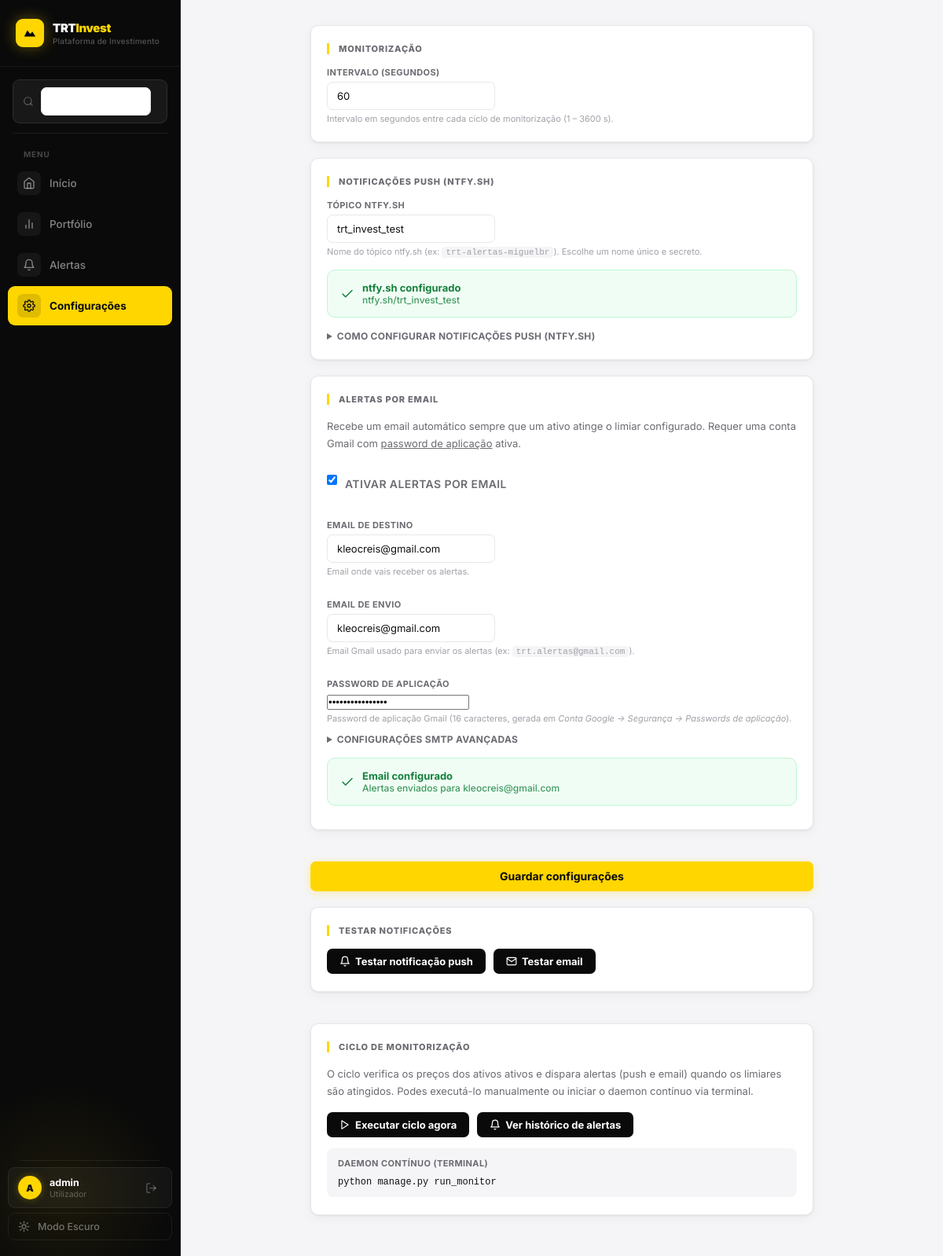
Page /settings/ (signed in) on the earlier database version.
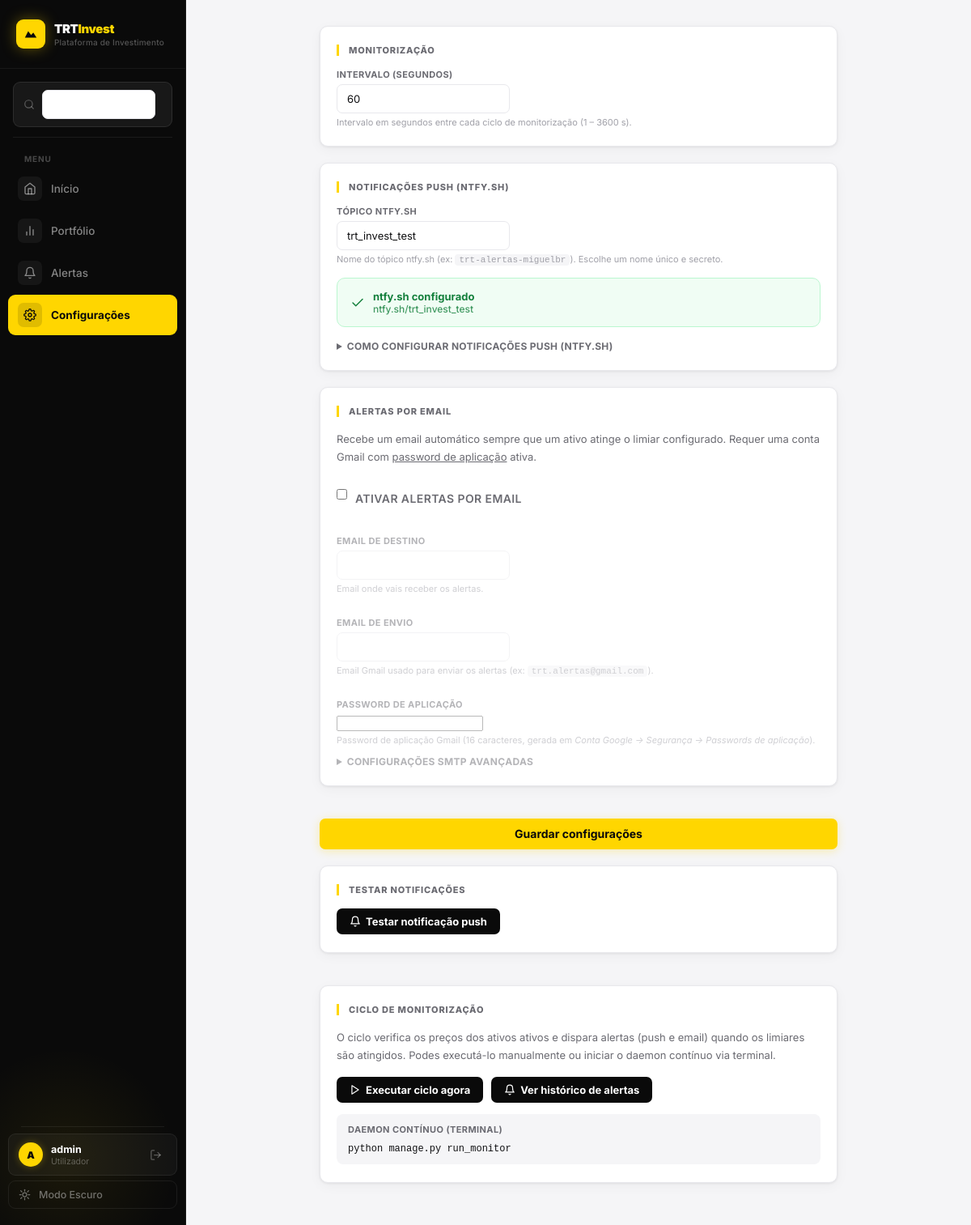
Same page on the later database version.
### monitor/models.py (models this page shows, shortened)
class UserSettings(models.Model):
    monitoring_interval = models.PositiveIntegerField(default=60)
    ntfy_topic          = models.CharField(max_length=200, blank=True)
    email_enabled       = models.BooleanField(default=False)
    email_address       = models.EmailField(max_length=254, blank=True)
    smtp_host           = models.CharField(max_length=200, default='smtp.gmail.com')
    smtp_port           = models.PositiveIntegerField(default=587)
    smtp_user           = models.EmailField(max_length=254, blank=True)
    smtp_password       = models.CharField(max_length=200, blank=True)

### monitor/views.py (the view)
# urls.py: path('settings/',                  views.settings_view, name='settings'),
@login_required
def settings_view(request):
    s = UserSettings.objects.first() or UserSettings.objects.create()
    if request.method == 'POST':
        form = SettingsForm(request.POST, instance=s)
        if form.is_valid():
            form.save()
            messages.success(request, "Configurações guardadas!")
            return redirect('settings')
        else:
            for error in form.errors.values():
                messages.error(request, error.as_text())
    else:
        form = SettingsForm(instance=s)
    return render(request, 'monitor/settings.html', {'form': form, 'settings': s})

### monitor/forms.py (shortened to what this page needs)
class SettingsForm(forms.ModelForm):
    smtp_password = forms.CharField(
        label='Password de aplicação',
        required=False,
        widget=forms.PasswordInput(render_value=True, attrs={'autocomplete': 'current-password'}),
    )
    class Meta:
        model  = UserSettings
        fields = [
            'monitoring_interval', 'ntfy_topic',
            'email_enabled', 'email_address',
            'smtp_host', 'smtp_port', 'smtp_user', 'smtp_password',
        ]
        labels = {
            'monitoring_interval': 'Intervalo (segundos)',
            'ntfy_topic':          'Tópico ntfy.sh',
            'email_enabled':       'Ativar alertas por email',
            'email_address':       'Email de destino',
            'smtp_host':           'Servidor SMTP',
            'smtp_port':           'Porta SMTP',
            'smtp_user':           'Email de envio',
        }

### monitor/templates/monitor/settings.html (shortened to what this page needs)
{% extends 'monitor/base.html' %}
{% block content %}
<div style="max-width:640px;margin:0 auto;display:flex;flex-direction:column;gap:20px;">
    <form method="post" id="settings-form">
    <div class="card">
        <div class="section-title">Monitorização</div>
        <label for="{{ form.monitoring_interval.id_for_label }}">{{ form.monitoring_interval.label }}</label>
        {{ form.monitoring_interval }}
        <div class="hint">Intervalo em segundos entre cada ciclo de monitorização (1 – 3600 s).</div>
    </div>
    <div class="card">
        <div class="section-title">Notificações Push (ntfy.sh)</div>
        <label for="{{ form.ntfy_topic.id_for_label }}">{{ form.ntfy_topic.label }}</label>
        {{ form.ntfy_topic }}
        <div class="hint">Nome do tópico ntfy.sh (ex: <code style="background:var(--bg);padding:1px 5px;border-radius:4px;font-size:11px;">trt-alertas-miguelbr</code>). Escolhe um nome único e secreto.</div>
        {% if settings.ntfy_topic %}
        <div class="msg-success" style="display:flex;align-items:center;gap:10px;padding:14px 16px;border-radius:10px;margin-top:16px;margin-bottom:8px;">
            <svg width="18" height="18" viewBox="0 0 24 24" fill="none" stroke="currentColor" stroke-width="2" stroke-linecap="round" stroke-linejoin="round"><polyline points="20 6 9 17 4 12"/></svg>
            <div>
                <div style="font-size:13px;font-weight:700;">ntfy.sh configurado</div>
                <div style="font-size:12px;opacity:.8;">ntfy.sh/{{ settings.ntfy_topic }}</div>
            </div>
        </div>
        {% endif %}
        <details style="margin-top:16px;">
            <summary style="font-size:12px;font-weight:700;color:var(--muted);cursor:pointer;user-select:none;letter-spacing:.3px;text-transform:uppercase;">
                Como configurar notificações push (ntfy.sh)
            </summary>
        </details>
    </div>
    <div class="card">
        <div class="section-title">Alertas por Email</div>
        <p style="font-size:13px;color:var(--muted);line-height:1.7;margin-bottom:16px;">
            Recebe um email automático sempre que um ativo atinge o limiar configurado. Requer uma conta Gmail com
            <a href="https://myaccount.google.com/apppasswords" target="_blank" style="color:var(--accent);">password de aplicação</a> ativa.
        </p>
        <div style="display:flex;align-items:center;gap:10px;margin-bottom:16px;">
            {{ form.email_enabled }}
            <label for="{{ form.email_enabled.id_for_label }}" style="font-size:14px;font-weight:600;cursor:pointer;">{{ form.email_enabled.label }}</label>
        </div>
        <div id="email-fields" style="display:flex;flex-direction:column;gap:12px;{% if not settings.email_enabled %}opacity:.5;pointer-events:none;{% endif %}">
            <div>
                <label for="{{ form.email_address.id_for_label }}">{{ form.email_address.label }}</label>
                {{ form.email_address }}
                <div class="hint">Email onde vais receber os alertas.</div>
            </div>
            <div>
                <label for="{{ form.smtp_user.id_for_label }}">{{ form.smtp_user.label }}</label>
                {{ form.smtp_user }}
                <div class="hint">Email Gmail usado para enviar os alertas (ex: <code style="background:var(--bg);padding:1px 5px;border-radius:4px;font-size:11px;">trt.alertas@gmail.com</code>).</div>
            </div>
            <div>
                <label for="{{ form.smtp_password.id_for_label }}">{{ form.smtp_password.label }}</label>
                {{ form.smtp_password }}
                <div class="hint">Password de aplicação Gmail (16 caracteres, gerada em <em>Conta Google → Segurança → Passwords de aplicação</em>).</div>
            </div>
            <details>
                <summary style="font-size:12px;font-weight:700;color:var(--muted);cursor:pointer;user-select:none;letter-spacing:.3px;text-transform:uppercase;">Configurações SMTP avançadas</summary>
            </details>
        </div>
        {% if settings.email_enabled and settings.email_address %}
        <div class="msg-success" style="display:flex;align-items:center;gap:10px;padding:14px 16px;border-radius:10px;margin-top:16px;margin-bottom:8px;">
            <svg width="18" height="18" viewBox="0 0 24 24" fill="none" stroke="currentColor" stroke-width="2" stroke-linecap="round" stroke-linejoin="round"><polyline points="20 6 9 17 4 12"/></svg>
            <div>
                <div style="font-size:13px;font-weight:700;">Email configurado</div>
                <div style="font-size:12px;opacity:.8;">Alertas enviados para {{ settings.email_address }}</div>
            </div>
        </div>
        {% endif %}
    </div>
    <button class="btn btn-primary" type="submit" style="align-self:flex-start;">Guardar configurações</button>
    </form>
    {% if settings.ntfy_topic or settings.email_enabled %}
    <div class="card">
        <div class="section-title">Testar notificações</div>
        <div style="display:flex;gap:10px;flex-wrap:wrap;">
            {% if settings.ntfy_topic %}
            <a href="{% url 'test_ntfy' %}" class="btn btn-add" style="display:inline-flex;">
                <svg width="14" height="14" viewBox="0 0 24 24" fill="none" stroke="currentColor" stroke-width="2" stroke-linecap="round" stroke-linejoin="round"><path d="M18 8A6 6 0 0 0 6 8c0 7-3 9-3 9h18s-3-2-3-9"/><path d="M13.73 21a2 2 0 0 1-3.46 0"/></svg>
                Testar notificação push
            </a>
            {% endif %}
            {% if settings.email_enabled and settings.email_address %}
            <a href="{% url 'test_email' %}" class="btn btn-monitor" style="display:inline-flex;">
                <svg width="14" height="14" viewBox="0 0 24 24" fill="none" stroke="currentColor" stroke-width="2" stroke-linecap="round" stroke-linejoin="round"><path d="M4 4h16c1.1 0 2 .9 2 2v12c0 1.1-.9 2-2 2H4c-1.1 0-2-.9-2-2V6c0-1.1.9-2 2-2z"/><polyline points="22,6 12,13 2,6"/></svg>
                Testar email
            </a>
            {% endif %}
        </div>
    </div>
    {% endif %}
    <div class="card">
        <div class="section-title">Ciclo de monitorização</div>
        <p style="font-size:13px;color:var(--muted);line-height:1.7;margin-bottom:16px;">
            O ciclo verifica os preços dos ativos ativos e dispara alertas (push e email) quando os limiares são atingidos.
            Podes executá-lo manualmente ou iniciar o daemon contínuo via terminal.
        </p>
        <div style="display:flex;gap:10px;flex-wrap:wrap;align-items:center;">
            <a href="{% url 'run_monitor' %}" class="btn btn-add">
                <svg width="14" height="14" viewBox="0 0 24 24" fill="none" stroke="currentColor" stroke-width="2" stroke-linecap="round" stroke-linejoin="round"><polygon points="5 3 19 12 5 21 5 3"/></svg>
                Executar ciclo agora
            </a>
            <a href="{% url 'alert_history' %}" class="btn btn-monitor">
                <svg width="14" height="14" viewBox="0 0 24 24" fill="none" stroke="currentColor" stroke-width="2" stroke-linecap="round" stroke-linejoin="round"><path d="M18 8A6 6 0 0 0 6 8c0 7-3 9-3 9h18s-3-2-3-9"/><path d="M13.73 21a2 2 0 0 1-3.46 0"/></svg>
                Ver histórico de alertas
            </a>
        </div>
        <div style="margin-top:14px;background:var(--bg);border-radius:8px;padding:12px 14px;">
            <p style="font-size:11px;font-weight:700;color:var(--muted);text-transform:uppercase;letter-spacing:.4px;margin-bottom:4px;">Daemon contínuo (terminal)</p>
            <code style="font-size:12px;color:var(--ink);">python manage.py run_monitor</code>
        </div>
    </div>
</div>
{% endblock %}

### monitor/templates/monitor/base.html (shortened to what this page needs)
{% load static %}
<!DOCTYPE html>
<html lang="pt">
<head>
    <link rel="stylesheet" href="{% static 'monitor/css/main.css' %}?v=3">
</head>
<body>
<aside class="sidebar" id="sidebar">
    <div class="sb-glow" aria-hidden="true"></div>
    <a class="sb-logo" href="{% url 'home' %}">
        <div class="sb-logo-mark">
            <svg width="18" height="18" viewBox="0 0 20 20" fill="none">
                <path d="M2 15L6.5 6L10.5 11.5L13.5 8L18 15H2Z" fill="#0a0a0a"/>
            </svg>
        </div>
        <div class="sb-logo-text">
            <span class="sb-logo-title">TRT<em>Invest</em></span>
            <span class="sb-logo-sub">Plataforma de Investimento</span>
        </div>
    </a>
    <div class="sb-search-wrap" id="sb-search-wrap">
        <svg width="14" height="14" viewBox="0 0 24 24" fill="none" stroke="currentColor" stroke-width="2" stroke-linecap="round" stroke-linejoin="round">
            <circle cx="11" cy="11" r="8"/><line x1="21" y1="21" x2="16.65" y2="16.65"/>
        </svg>
        <form method="get" action="/search/" autocomplete="off">
            <input type="text" name="q" id="sb-search-input" placeholder="Pesquisar ativo..." autocomplete="off">
        </form>
    </div>
    <div class="sb-divider"></div>
    <nav class="sb-nav">
        <span class="sb-section-label">Menu</span>
        <a href="{% url 'home' %}" class="sb-link" id="nav-home">
            <span class="sb-link-icon">
                <svg width="16" height="16" viewBox="0 0 24 24" fill="none" stroke="currentColor" stroke-width="2" stroke-linecap="round" stroke-linejoin="round">
                    <path d="M3 9l9-7 9 7v11a2 2 0 0 1-2 2H5a2 2 0 0 1-2-2z"/>
                    <polyline points="9 22 9 12 15 12 15 22"/>
                </svg>
            </span>
            <span>Início</span>
        </a>
        <a href="{% url 'stock_list' %}" class="sb-link" id="nav-portfolio">
            <span class="sb-link-icon">
                <svg width="16" height="16" viewBox="0 0 24 24" fill="none" stroke="currentColor" stroke-width="2" stroke-linecap="round" stroke-linejoin="round">
                    <path d="M18 20V10M12 20V4M6 20v-6"/>
                </svg>
            </span>
            <span>Portfólio</span>
        </a>
        <a href="{% url 'alert_history' %}" class="sb-link" id="nav-alertas">
            <span class="sb-link-icon">
                <svg width="16" height="16" viewBox="0 0 24 24" fill="none" stroke="currentColor" stroke-width="2" stroke-linecap="round" stroke-linejoin="round">
                    <path d="M18 8A6 6 0 0 0 6 8c0 7-3 9-3 9h18s-3-2-3-9"/>
                    <path d="M13.73 21a2 2 0 0 1-3.46 0"/>
                </svg>
            </span>
            <span>Alertas</span>
        </a>
        <a href="{% url 'settings' %}" class="sb-link" id="nav-config">
            <span class="sb-link-icon">
            </span>
            <span>Configurações</span>
        </a>
    </nav>
    <div style="flex:1"></div>
    <div class="sb-bottom">
        <div class="sb-divider"></div>
        {% if user.is_authenticated %}
        <div class="sb-user">
            <div class="sb-avatar">{{ user.first_name|first|default:user.username|first|upper }}</div>
            <div class="sb-user-info">
                <span class="sb-user-name">{% if user.first_name %}{{ user.first_name }}{% else %}{{ user.username }}{% endif %}</span>
                <span class="sb-user-role">Utilizador</span>
            </div>
            <a href="{% url 'logout' %}" class="sb-logout" title="Sair">
                <svg width="15" height="15" viewBox="0 0 24 24" fill="none" stroke="currentColor" stroke-width="2" stroke-linecap="round" stroke-linejoin="round">
                    <path d="M9 21H5a2 2 0 0 1-2-2V5a2 2 0 0 1 2-2h4"/>
                    <polyline points="16 17 21 12 16 7"/>
                    <line x1="21" y1="12" x2="9" y2="12"/>
                </svg>
            </a>
        </div>
        {% endif %}
        <button class="sb-theme" id="theme-btn" aria-label="Alternar tema">
            <span class="sb-theme-label">Modo Escuro</span>
        </button>
    </div>
</aside>
<div class="page-wrap">
    <main class="{% block container_class %}container{% endblock %}">
        {% block content %}{% endblock %}
    </main>
</div>
</body>
</html>

Differences in the rows shown:
changed UserSettings "trt_invest_test": email_enabled "☑" → "☐"; email_address "kleocreis@gmail.com" → (not shown); smtp_user "kleocreis@gmail.com" → (not shown)
Other differences:
text no longer shown: "Email configurado Alertas enviados para Testar email"
